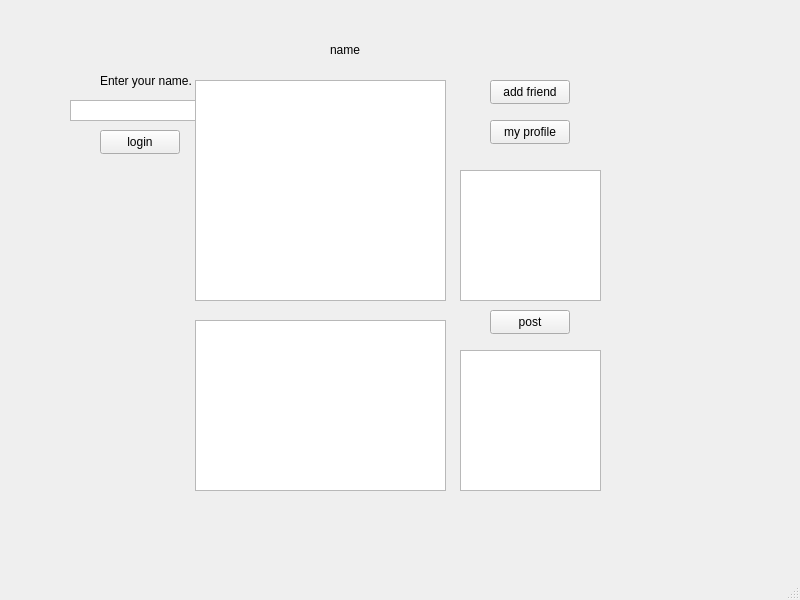
<?xml version="1.0" encoding="UTF-8"?>
<ui version="4.0">
 <class>SocialNetworkUI</class>
 <widget class="QMainWindow" name="SocialNetworkUI">
  <property name="geometry">
   <rect>
    <x>0</x>
    <y>0</y>
    <width>800</width>
    <height>600</height>
   </rect>
  </property>
  <property name="windowTitle">
   <string>SocialNetworkUI</string>
  </property>
  <widget class="QWidget" name="centralwidget">
   <widget class="QWidget" name="loginWidget" native="true">
    <property name="geometry">
     <rect>
      <x>40</x>
      <y>30</y>
      <width>211</width>
      <height>171</height>
     </rect>
    </property>
    <widget class="QPushButton" name="loginButton">
     <property name="geometry">
      <rect>
       <x>60</x>
       <y>100</y>
       <width>80</width>
       <height>24</height>
      </rect>
     </property>
     <property name="text">
      <string>login</string>
     </property>
    </widget>
    <widget class="QTextEdit" name="loginEdit">
     <property name="geometry">
      <rect>
       <x>30</x>
       <y>70</y>
       <width>151</width>
       <height>21</height>
      </rect>
     </property>
    </widget>
    <widget class="QLabel" name="loginLable">
     <property name="geometry">
      <rect>
       <x>60</x>
       <y>30</y>
       <width>101</width>
       <height>41</height>
      </rect>
     </property>
     <property name="text">
      <string>Enter your name.</string>
     </property>
    </widget>
   </widget>
   <widget class="QWidget" name="profileWidget" native="true">
    <property name="geometry">
     <rect>
      <x>160</x>
      <y>20</y>
      <width>471</width>
      <height>511</height>
     </rect>
    </property>
    <widget class="QLabel" name="headerLable">
     <property name="geometry">
      <rect>
       <x>170</x>
       <y>20</y>
       <width>141</width>
       <height>20</height>
      </rect>
     </property>
     <property name="text">
      <string>name</string>
     </property>
    </widget>
    <widget class="QPushButton" name="backButton">
     <property name="geometry">
      <rect>
       <x>330</x>
       <y>100</y>
       <width>80</width>
       <height>24</height>
      </rect>
     </property>
     <property name="text">
      <string>my profile</string>
     </property>
    </widget>
    <widget class="QPushButton" name="followButton">
     <property name="geometry">
      <rect>
       <x>330</x>
       <y>60</y>
       <width>80</width>
       <height>24</height>
      </rect>
     </property>
     <property name="text">
      <string>add friend</string>
     </property>
    </widget>
    <widget class="QTextEdit" name="postEdit">
     <property name="geometry">
      <rect>
       <x>300</x>
       <y>150</y>
       <width>141</width>
       <height>131</height>
      </rect>
     </property>
    </widget>
    <widget class="QTextBrowser" name="postBrowser">
     <property name="geometry">
      <rect>
       <x>35</x>
       <y>60</y>
       <width>251</width>
       <height>221</height>
      </rect>
     </property>
    </widget>
    <widget class="QPushButton" name="postButton">
     <property name="geometry">
      <rect>
       <x>330</x>
       <y>290</y>
       <width>80</width>
       <height>24</height>
      </rect>
     </property>
     <property name="text">
      <string>post</string>
     </property>
    </widget>
    <widget class="QTableWidget" name="suggestTable">
     <property name="geometry">
      <rect>
       <x>300</x>
       <y>330</y>
       <width>141</width>
       <height>141</height>
      </rect>
     </property>
    </widget>
    <widget class="QTableWidget" name="friendsTable">
     <property name="geometry">
      <rect>
       <x>35</x>
       <y>300</y>
       <width>251</width>
       <height>171</height>
      </rect>
     </property>
    </widget>
   </widget>
  </widget>
  <widget class="QMenuBar" name="menubar">
   <property name="geometry">
    <rect>
     <x>0</x>
     <y>0</y>
     <width>800</width>
     <height>21</height>
    </rect>
   </property>
  </widget>
  <widget class="QStatusBar" name="statusbar"/>
 </widget>
 <resources/>
 <connections/>
</ui>
